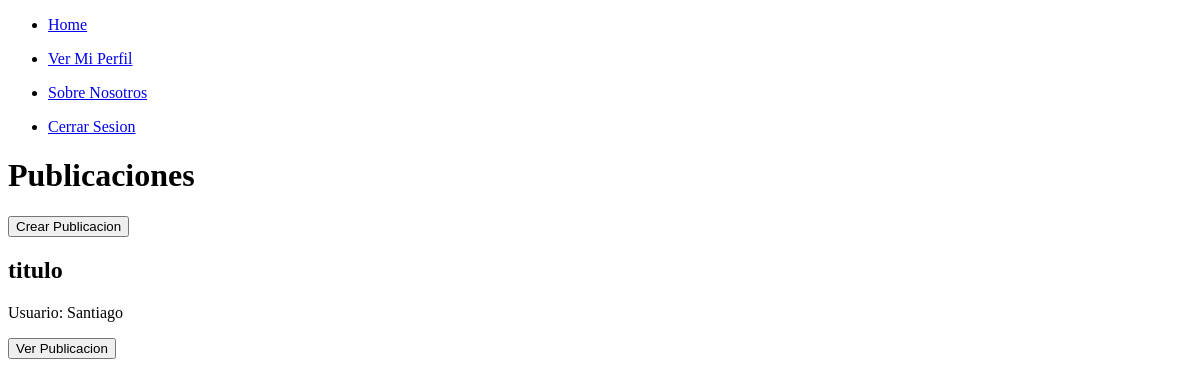
Before: /all-posts/ (signed in) with the older database file.
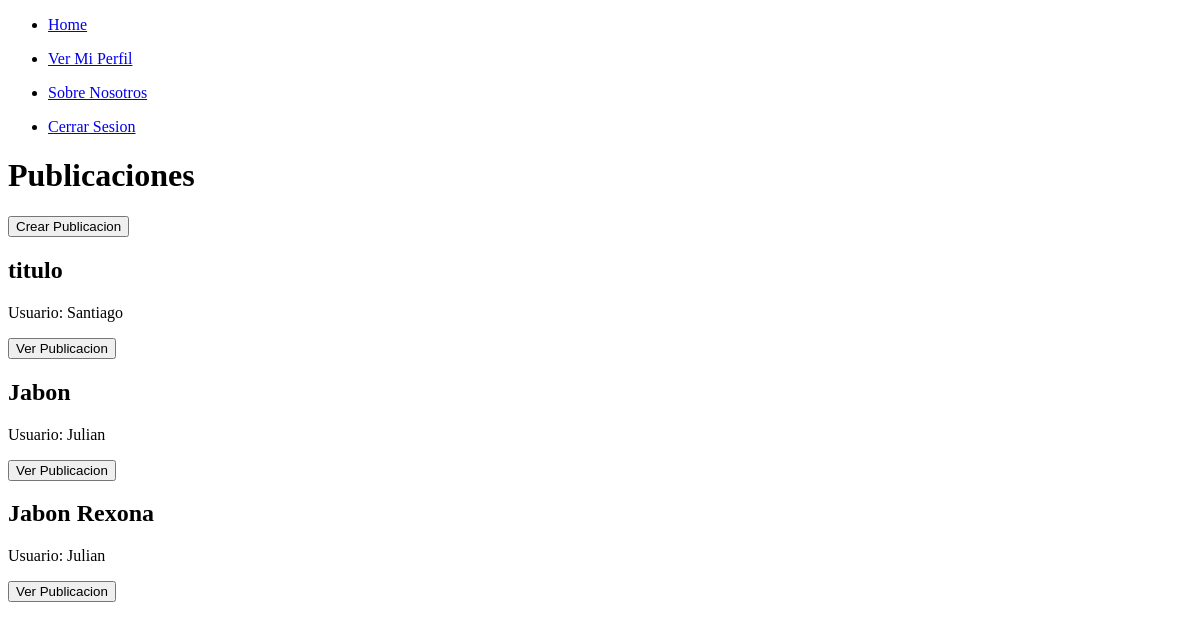
After: the same page with the newer database file.
### landing/models.py (models this page shows)
class Publication(models.Model):
    title = models.CharField(unique=True, max_length=200)
    description = models.CharField(max_length=500)
    category = models.CharField(max_length=100)
    state = models.CharField(max_length=100)
    date = models.DateField()  # Vencimiento
    user = models.ForeignKey(User, on_delete=models.CASCADE)

### users/models.py (models this page shows, shortened)
class User(AbstractBaseUser, PermissionsMixin):
    dni = models.IntegerField(unique=True)
    name = models.CharField(max_length=50)
    surname = models.CharField(max_length=50)
    date = models.DateField()
    mail = models.EmailField(max_length=50,)
    password = models.CharField(max_length=128)
    rol = models.CharField(max_length=1, default=1)
    groups = models.ManyToManyField(Group, related_name='user_groups')
    user_permissions = models.ManyToManyField(Permission, related_name='user_permissions')
    USERNAME_FIELD = 'dni'
    REQUIRED_FIELDS = ['name', 'surname', 'date']

### landing/views.py (the view)
# urls.py: path('all-posts/', views.show_all_posts, name= 'all-posts'),
@login_required
def show_all_posts(request):
    if request.method == 'GET':
        logged_user = request.user
        posts = Publication.objects.exclude(user= logged_user.id)
        return render(request, 'show-all-posts.html',{
            'posts' : posts
        })

### landing/templates/show-all-posts.html (shortened to what this page needs)
<!DOCTYPE html>
{% extends 'base.html' %}
{% block content %}
    <h1>Publicaciones</h1>
    <form method="GET" action="{% url 'crearPublicaciones' %}">
        <button type="submit"> Crear Publicacion </button>
    </form>
    {% for post in posts %}
    <div>
        <h2> {{ post.title }} </h2>
        <p>Usuario: {{ post.user.name }}</p>
        <form method="GET" action="{% url 'post' post.id %}">
            <button type="submit">Ver Publicacion</button>
        </form>
    </div>
    {% endfor %}
{% endblock %}

### landing/templates/base.html (shortened to what this page needs)
<html lang="en">
<head>
</head>
<body>
    <nav>
        <ul>
            <li>
                <a href="{% url 'all-posts' %}">Home</a>
            </li>
        </ul>
        <ul>
            <li>
                <a href="{% url 'miperfil' %}">Ver Mi Perfil</a>
            </li>
        </ul>
        <ul>
            <li>
                <a href="{% url 'about' %}">Sobre Nosotros</a>
            </li>
        </ul>
        <ul>
            <li>
                <a href="{% url 'logout' %}">Cerrar Sesion</a>
            </li>
        </ul>
    </nav>
    {% block content %}
    {% endblock %}
</body>
</html>

Changed rows visible on the page:
added Publication: title "Jabon", user.name "Julian"
added Publication: title "Jabon Rexona", user.name "Julian"
